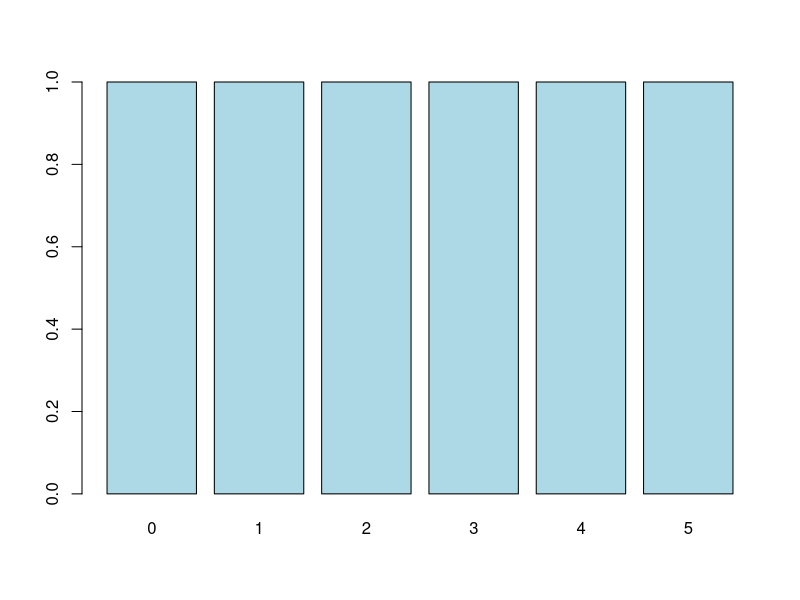
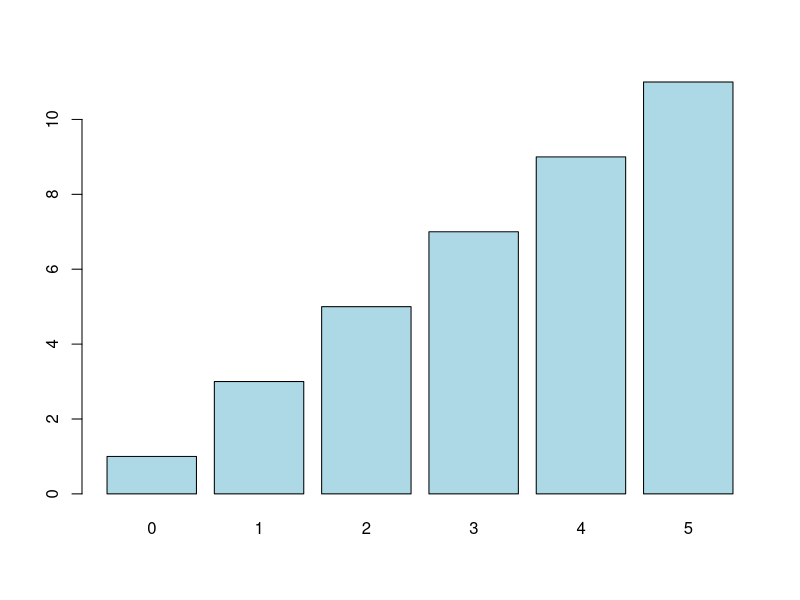
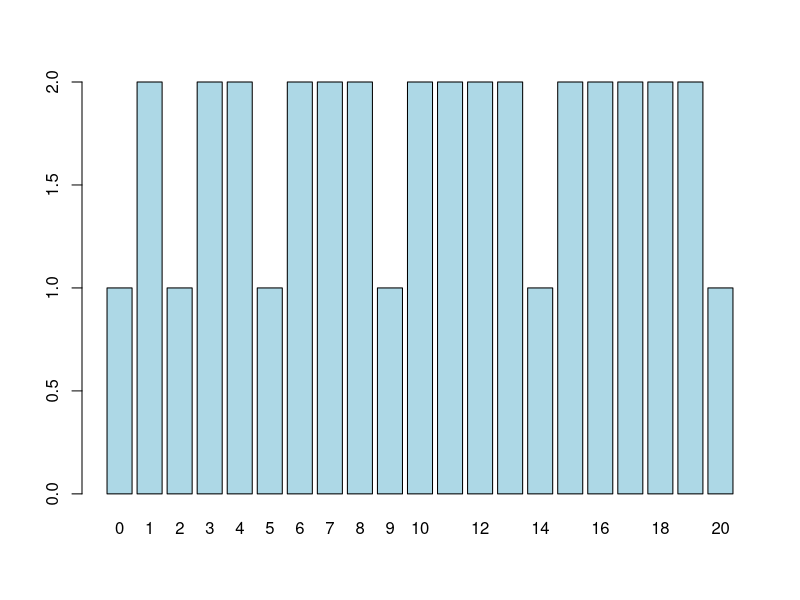

R code for these plots, in order: (Note: this script raises an error after producing the figures.)

# Random variable X ordenado por combinaciones 1-1, 2-1, 2-2, ....

# ALL PMF GRAPHS
set.seed(1)
# 1-1
rvx11 <- c(0, 1, 2, 3, 4, 5)
barplot(table(rvx11), col="light blue")

#2-1
rvx21 <- c(0, 1, 1, 1, 2, 2, 2, 2, 2, 3, 3, 3, 3, 3, 3, 3, 4, 4, 4, 4, 4, 4, 4, 4, 4, 5, 5, 5, 5, 5, 5, 5, 5, 5, 5, 5)
barplot(table(rvx21), col="light blue")

#2-2
rvx22 <- c(0, 1, 1, 2, 3, 3, 4, 4, 5, 6, 6, 7, 7, 8, 8, 9, 10, 10, 11, 11, 12, 12, 13, 13, 14, 15, 15, 16, 16, 17, 17, 18, 18, 19, 19, 20)
barplot(table(rvx22), col="light blue")

#3-2
barplot(table(rvx31), col="light blue")

rvx32 <- c(0, 1, 1, 1, 2, 2, 2, 2, 3, 3, 3, 4, 4, 4, 4, 4, 4, 4, 4, 4, 5, 5, 5, 5, 5, 5, 5, 6, 6, 6, 7, 7, 7, 7, 7, 7, 7, 7, 7, 8, 8, 8, 8, 8, 8, 8, 8, 8, 8, 8, 8, 8, 8, 8, 9, 9, 9, 9, 9, 9, 9, 9, 9, 9, 10, 10, 10, 11, 11, 11, 11, 11, 11, 11, 11, 11, 12, 12, 12, 12, 12, 12, 12, 12, 12, 12, 12, 12, 12, 12, 12, 13, 13, 13, 13, 13, 13, 13, 13, 13, 13, 13, 13, 13, 13, 13, 13, 13, 13, 13, 13, 13, 14, 14, 14, 14, 14, 14, 14, 14, 14, 14, 14, 14, 14, 15, 15, 15, 16, 16, 16, 16, 16, 16, 16, 16, 16, 17, 17, 17, 17, 17, 17, 17, 17, 17, 17, 17, 17, 17, 17, 17, 18, 18, 18, 18, 18, 18, 18, 18, 18, 18, 18, 18, 18, 18, 18, 18, 18, 18, 18, 18, 18, 19, 19, 19, 19, 19, 19, 19, 19, 19, 19, 19, 19, 19, 19, 19, 19, 19, 19, 19, 19, 19, 19, 19, 19, 19, 19, 19, 20, 20, 20, 20, 20, 20, 20, 20, 20, 20, 20, 20, 20, 20, 20, 20)
barplot(table(rvx32), col="light blue")

#3-3
rvx33 <- c(0, 1, 1, 1, 2, 2, 2, 3, 4, 4, 4, 5, 5, 5, 5, 5, 5, 6, 6, 6, 7, 7, 7, 8, 8, 8, 9, 10, 10, 10, 11, 11, 11, 11, 11, 11, 12, 12, 12, 13, 13, 13, 13, 13, 13, 14, 14, 14, 14, 14, 14, 15, 15, 15, 16, 16, 16, 17, 17, 17, 18, 18, 18, 19, 20, 20, 20, 21, 21, 21, 21, 21, 21, 22, 22, 22, 23, 23, 23, 23, 23, 23, 24, 24, 24, 24, 24, 24, 25, 25, 25, 26, 26, 26, 26, 26, 26, 27, 27, 27, 27, 27, 27, 28, 28, 28, 28, 28, 28, 29, 29, 29, 30, 30, 30, 31, 31, 31, 32, 32, 32, 33, 33, 33, 34, 35, 35, 35, 36, 36, 36, 36, 36, 36, 37, 37, 37, 38, 38, 38, 38, 38, 38, 39, 39, 39, 39, 39, 39, 40, 40, 40, 41, 41, 41, 41, 41, 41, 42, 42, 42, 42, 42, 42, 43, 43, 43, 43, 43, 43, 44, 44, 44, 45, 45, 45, 45, 45, 45, 46, 46, 46, 46, 46, 46, 47, 47, 47, 47, 47, 47, 48, 48, 48, 48, 48, 48, 49, 49, 49, 50, 50, 50, 51, 51, 51, 52, 52, 52, 53, 53, 53, 54, 54, 54, 55)
barplot(table(rvx33), col="light blue")


#4-2
cumsumrvX42 <- c(0, 1, 5, 16, 20, 48, 81, 85, 113, 189, 256, 260, 288, 364, 512, 625, 629, 657, 733, 881, 1125, 1296, 1296) / 1296
plot(cumsumrvX42, type='s', add=TRUE)
barplot(cumsumrvX42, col="light blue")

#4-3
plot(cumsumrvX43, type='s')
barplot(table(cumsumrvX43), col="light blue")

#4-4
barplot(table(cumsumrvX44), col="light blue")


#7-5
x75 <- c(0, 1, 2, 3, 4, 5, 6, 7, 8, 9, 10, 11, 12, 13, 14, 15, 16, 17, 18, 19, 20, 21, 22, 23, 24, 25, 26, 27, 28, 29, 30, 31, 32, 33, 34, 35, 36, 37, 38, 39, 40, 41, 42, 43, 44, 45, 46, 47, 48, 49, 50, 51, 52, 53, 54, 55, 56, 57, 58, 59, 60, 61, 62, 63, 64, 65, 66, 67, 68, 69, 70, 71, 72, 73, 74, 75, 76, 77, 78, 79, 80, 81, 82, 83, 84, 85, 86, 87, 88, 89, 90, 91, 92, 93, 94, 95, 96, 97, 98, 99, 100, 101, 102, 103, 104, 105, 106, 107, 108, 109, 110, 111, 112, 113, 114, 115, 116, 117, 118, 119, 120, 121, 122, 123, 124, 125, 126, 127, 128, 129, 130, 131, 132, 133, 134, 135, 136, 137, 138, 139, 140, 141, 142, 143, 144, 145, 146, 147, 148, 149, 150, 151, 152, 153, 154, 155, 156, 157, 158, 159, 160, 161, 162, 163, 164, 165, 166, 167, 168, 169, 170, 171, 172, 173, 174, 175, 176, 177, 178, 179, 180, 181, 182, 183, 184, 185, 186, 187, 188, 189, 190, 191, 192, 193, 194, 195, 196, 197, 198, 199, 200, 201, 202, 203, 204, 205, 206, 207, 208, 209, 210, 211, 212, 213, 214, 215, 216, 217, 218, 219, 220, 221, 222, 223, 224, 225, 226, 227, 228, 229, 230, 231, 232, 233, 234, 235, 236, 237, 238, 239, 240, 241, 242, 243, 244, 245, 246, 247, 248, 249, 250, 251)
y75 <- c(1, 7, 21, 35, 35, 29, 7, 42, 105, 140, 154, 21, 105, 210, 336, 35, 140, 385, 35, 245, 99, 7, 42, 105, 140, 154, 42, 210, 420, 672, 105, 420, 1155, 140, 980, 511, 21, 105, 210, 336, 105, 420, 1155, 210, 1470, 1071, 35, 140, 385, 140, 980, 1155, 35, 245, 665, 211, 7, 42, 105, 140, 154, 42, 210, 420, 672, 105, 420, 1155, 140, 980, 511, 42, 210, 420, 672, 210, 840, 2310, 420, 2940, 2142, 105, 420, 1155, 420, 2940, 3465, 140, 980, 2660, 1078, 21, 105, 210, 336, 105, 420, 1155, 210, 1470, 1071, 105, 420, 1155, 420, 2940, 3465, 210, 1470, 3990, 2226, 35, 140, 385, 140, 980, 1155, 140, 980, 2660, 2345, 35, 245, 665, 1295, 365, 7, 42, 105, 140, 154, 42, 210, 420, 672, 105, 420, 1155, 140, 980, 511, 42, 210, 420, 672, 210, 840, 2310, 420, 2940, 2142, 105, 420, 1155, 420, 2940, 3465, 140, 980, 2660, 1078, 42, 210, 420, 672, 210, 840, 2310, 420, 2940, 2142, 210, 840, 2310, 840, 5880, 6930, 420, 2940, 7980, 4452, 105, 420, 1155, 420, 2940, 3465, 420, 2940, 7980, 7035, 140, 980, 2660, 5180, 1855, 21, 105, 210, 336, 105, 420, 1155, 210, 1470, 1071, 105, 420, 1155, 420, 2940, 3465, 210, 1470, 3990, 2226, 105, 420, 1155, 420, 2940, 3465, 420, 2940, 7980, 7035, 210, 1470, 3990, 7770, 3801, 35, 140, 385, 140, 980, 1155, 140, 980, 2660, 2345, 140, 980, 2660, 5180, 3955, 35, 245, 665, 1295, 2135, 561)
barplot(y75, col="light blue")
